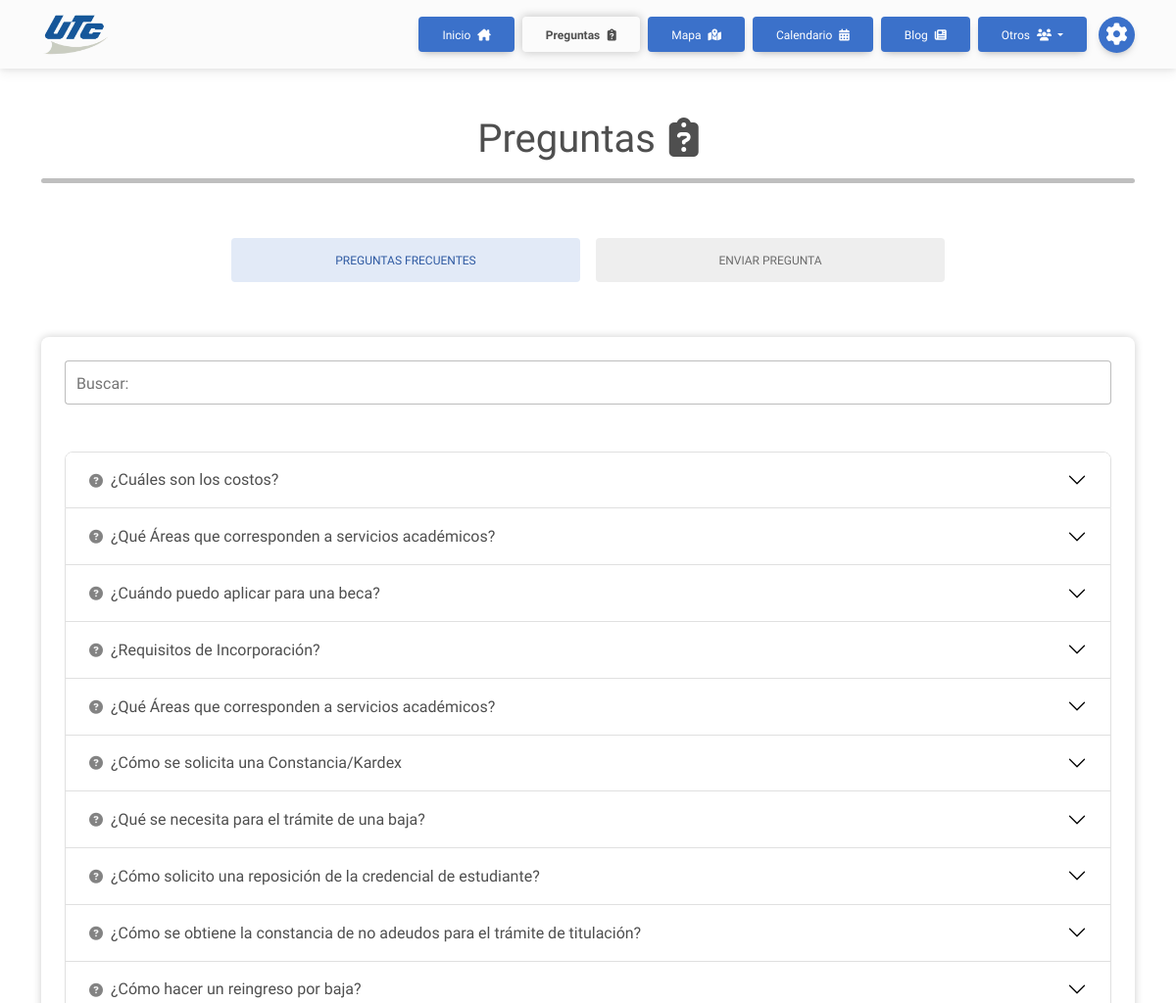
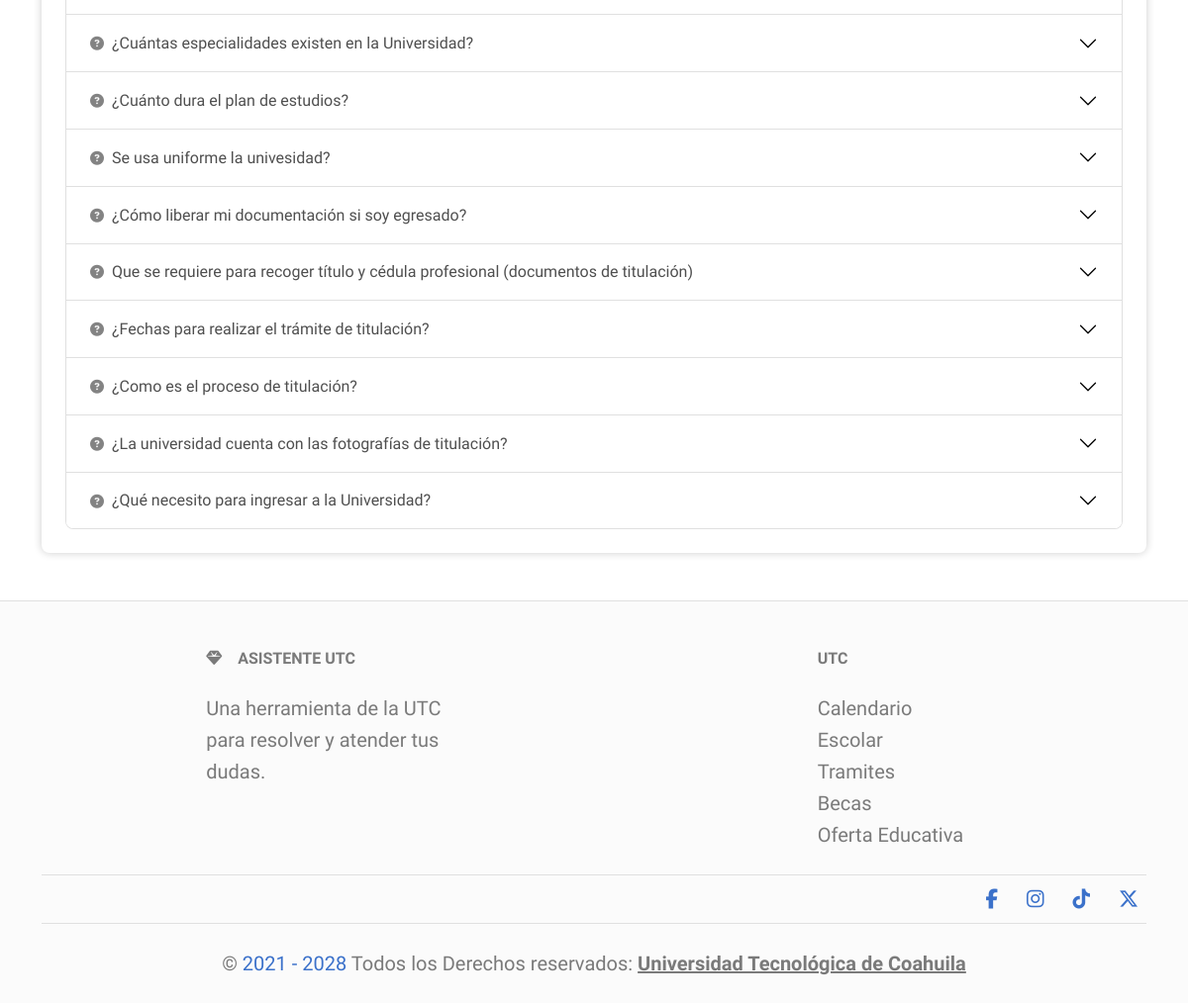
Page /preguntas_frecuentes/ on the committed database (2 pictures, top to bottom).
### cross_asistent/models.py (models this page shows, shortened)
class Database(models.Model):
    categoria = models.ForeignKey(Categorias, on_delete=models.CASCADE, null=True)
    titulo = models.CharField(max_length=200)
    informacion = models.TextField(blank=True, null=True)
    redirigir = models.TextField(blank=True, null=True)
    frecuencia = models.IntegerField(default=0)
    documento = models.FileField(upload_to=set_pdfDB_path, max_length=120, blank=True, null=True)
    imagen = models.ImageField(upload_to=set_imgDB_path, max_length=120, blank=True, null=True)
    uuid = models.CharField(max_length=25)
    evento_fecha_inicio = models.DateTimeField(blank=True, null=True)
    evento_fecha_fin = models.DateTimeField(blank=True, null=True)
    evento_allDay = models.BooleanField(default=False)
    evento_lugar = models.CharField(max_length=200, blank=True, null=True, default='Campus UTC')
    evento_className = models.CharField(max_length=100, blank=True, null=True, default='event_detail')
    fecha_modificacion = models.DateTimeField(auto_now=True)

class Configuraciones(models.Model):
    qr_image = models.ImageField(upload_to=set_conf_path, max_length=120)
    qr_button = models.BooleanField(default=True)
    redes_sociales = models.TextField(blank=True, null=True)
    copyright_year = models.CharField(max_length=50, default='2020')
    utc_link = models.TextField()
    calendar_btnsYear = models.BooleanField(default=True)
    about_img_first = models.ImageField(upload_to=set_conf_path, max_length=120)
    about_text_first = models.TextField()
    about_img_second = models.ImageField(upload_to=set_conf_path, max_length=120)
    about_text_second = models.TextField()

### cross_asistent/views.py (the view)
# urls.py: path('preguntas_frecuentes/', views.fqt_questions, name='faq'),
def fqt_questions(request):
    if not request.user.is_staff:
        logout(request)
    configuraciones = obtener_configuraciones()
    categoria_Preguntas = models.Categorias.objects.get(categoria="Preguntas")
    questall = models.Database.objects.filter(frecuencia__gt=0, categoria=categoria_Preguntas).order_by('-frecuencia')
    return render(request, 'frecuentes.html', {
        'quest_all': questall,
        'active_page': 'faq',
        **configuraciones
    })

### cross_asistent/views.py (called while the page is built)
def obtener_configuraciones():
    for oneconfig in settingsall:
        return {
            'copyright_settings': oneconfig.copyright_year,
            'website_settings': oneconfig.utc_link,
            'calendar_btns_year': getattr(oneconfig, 'calendar_btnsYear', None),
            'about_imgfirst': getattr(oneconfig, 'about_img_first', None),
            'about_textfirst': getattr(oneconfig, 'about_text_first', None),
            'about_imgsecond': getattr(oneconfig, 'about_img_second', None),
            'about_textsecond': getattr(oneconfig, 'about_text_second', None),
        }

### cross_asistent/templates/frecuentes.html (shortened to what this page needs)
{% extends 'base/widget.html' %}
{% load static %}
{% block content %}
<main class="container container-fluid mb-100 my-5">
    <div class="mb-5">
        <h1 class="text-center">Preguntas <i class="fa-solid fa-clipboard-question ms-1"></i></h1>
        <hr class="hr_divisor mx-4 mx-md-0" />
    </div>
    <div class="nav nav-pills nav-justified mb-4 col-12 col-md-8 mx-auto" id="questions-tabs" role="tablist">
        <button data-mdb-pill-init class="nav-link active" id="pills-search-quest-tab" data-mdb-target="#pills-search-quest" type="button" role="tab"
            aria-controls="pills-search-quest" aria-selected="true">
            Preguntas Frecuentes
        </button>
        <button data-mdb-pill-init class="nav-link" id="pills-create-quest-tab" data-mdb-target="#pills-create-quest" type="button" role="tab"
            aria-controls="pills-create-quest" aria-selected="false">
            Enviar Pregunta
        </button>
    </div>
    <div class="tab-content mt-5" id="ex2-content">
        <section class="tab-pane fade show active" id="pills-search-quest" role="tabpanel" aria-labelledby="pills-search-quest">
            <div class="card">
                <div class="card-body">
                    {% if quest_all %}
                    <div class="form-outline mb-5" data-mdb-input-init>
                        <input type="text" id="searchInput" class="form-control form-control-lg" />
                        <label class="form-label" for="searchInput">Buscar:</label>
                    </div>
                    <div class="accordion" id="accordionExampleY">
                        {% for quest in quest_all %}
                        <div class="accordion-item results_item" data-submit-click="btn_frequence_{{quest.id}}">
                            <h2 class="accordion-header" id="heading{{ quest.id }}">
                                <button data-mdb-collapse-init class="accordion-button" type="button" data-mdb-toggle="collapse"
                                    data-mdb-target="#quest-{{ quest.id }}" aria-expanded="true" aria-controls="quest-{{ quest.id }}">
                                    <i class="fas fa-question-circle fa-sm me-2 opacity-70"></i>{{ quest.titulo }}
                                </button>
                            </h2>
                        </div>
                        {% endfor %}
                    </div>
                    {% else %}
                    <div class="text-center">
                        <p class="lead m-0">No hay preguntas frecuentes disponibles en este momento. ¡Vuelve pronto para más actualizaciones!</p>
                    </div>
                    {% endif %}
                </div>
            </div>
        </section>
    </div>
</main>
{% include 'base/widget_footer.html' %}
{% endblock %}

### cross_asistent/templates/base/widget_footer.html
<footer class="text-center text-lg-start bg-body-tertiary text-muted border-top lead">
    <div class="container container-fluid">
        <section>
            <div class="text-center text-md-start mt-5">
                <div class="row mt-3">
                    <div class="col-md-3 col-lg-4 col-xl-3 mx-auto mb-4">
                        <h6 class="text-uppercase fw-bold mb-4"><i class="fas fa-gem me-3"></i>Asistente UTC</h6>
                        <p>Una herramienta de la UTC para resolver y atender tus dudas.</p>
                    </div>
                    <div class="col-md-2 col-lg-2 col-xl-2 mx-auto mb-4">
                        <h6 class="text-uppercase fw-bold mb-4">
                            UTC
                        </h6>
                        <div class="d-flex flex-column ">
                            <a href="{% url 'calendario' %}" class="text-reset">Calendario Escolar</a>
                            <a href="https://utc.edu.mx/index.php/t-escolares/" target="_blank" rel="noopener noreferrer" class="text-reset">Tramites</a>
                            <a href="https://utc.edu.mx/index.php/becas/" target="_blank" rel="noopener noreferrer" class="text-reset">Becas</a>
                            <a href="https://utc.edu.mx/index.php/322-2/" target="_blank" rel="noopener noreferrer" class="text-reset">Oferta Educativa</a>
                        </div>
                    </div>
                </div>
            </div>
        </section>
        <section class="d-flex justify-content-center justify-content-lg-end p-2 border-top border-bottom">
            <div class="text-center">
                <a href="https://www.facebook.com/UniversidadTecnologicadeCoahuila/" title="Facebook" target="_blank" rel="noopener noreferrer"
                    class="me-4 text-reset">
                    <i class="fab fa-facebook-f text_detail"></i>
                </a>
                <a href="https://www.instagram.com/utcoahuila/" title="Instagram" target="_blank" rel="noopener noreferrer" class="me-4 text-reset">
                    <i class="fab fa-instagram text_detail"></i>
                </a>
                <a href="https://www.tiktok.com/@utdecoahuila" title="Tiktok" target="_blank" rel="noopener noreferrer" class="me-4 text-reset">
                    <i class="fa-brands fa-tiktok text_detail"></i>
                </a>
                <a href="https://x.com/utcoahuila" title="Twitter X" target="_blank" rel="noopener noreferrer" class="text-reset">
                    <i class="fa-brands fa-x-twitter text_detail"></i>
                </a>
            </div>
        </section>
        <div class="text-center p-4">
            © <span class="text_detail">{{copyright_settings}}</span> Todos los Derechos reservados:
            <a class="text-reset fw-bold text-decoration-underline" href="{{website_settings}}" target="_blank" rel="noopener noreferrer">Universidad
                Tecnológica de Coahuila</a>
        </div>
    </div>
</footer>

### cross_asistent/static/css/styles.css (style rules this page uses)
*, *:before, *:after { padding: 0; margin: 0; box-sizing: border-box; font-family: inherit; scrollbar-width: thin; }
:root { --var-white: #fff; --var-bg-white: #fff; --var-secondary: #c2c2c2; --img-filter: hue-rotate(60deg) saturate(120%); --gradient_blue: linear-gradient(135deg, #3b71ca, #0f2755); --gradient_green: linear-gradient(135deg, #02913c, #04422f); --gradient_purple: linear-gradient(135deg, #723bca, #2a085a); --gradient_orange: linear-gradient(135deg, #d29c15, #dc4817); --gradient_blue-purple: linear-gradient(135deg, #1dedc3, #5b0ed8); --whiteA: rgba(255, 255, 255, 0); --whiteA1: rgba(255, 255, 255, 0.1); --whiteA2: rgba(255, 255, 255, 0.2); --whiteA3: rgba(255, 255, 255, 0.3); --whiteA4: rgba(255, 255, 255, 0.4); --whiteA5: rgba(255, 255, 255, 0.5); --whiteA6: rgba(255, 255, 255, 0.6); --whiteA7: rgba(255, 255, 255, 0.7); --whiteA8: rgba(255, 255, 255, 0.8); --whiteA9: rgba(255, 255, 255, 0.9); --darkA: rgba(0, 0, 0, 0); --darkA1: rgba(0, 0, 0, 0.1); --darkA2: rgba(0, 0, 0, 0.2); --darkA3: rgba(0, 0, 0, 0.3); --darkA4: rgba(0, 0, 0, 0.4); --darkA5: rgba(0, 0, 0, 0.5); --darkA6: rgba(0, 0, 0, 0.6); --darkA7: rgba(0, 0, 0, 0.7); --darkA8: rgba(0, 0, 0, 0.8); --darkA9: rgba(0, 0, 0, 0.9); --ft1: Century Gothic, Helvetica, sans-serif; --ft2: "Comfortaa", Helvetica, sans-serif; --transitionEase: 0.3s all ease; --transitionCubic: 0.3s all cubic-bezier(0.68, -0.55, 0.27, 1.55); --transitionCubicVal: cubic-bezier(0.68, -0.55, 0.27, 1.55); --border-input_items: 2px solid var(--var-white); --border-radius: 8px; --nav_height: 70px; --full_page: calc(100vh - var(--nav_height)); }
[data-color_prefer="blue"] { --var-detail: #3b71ca; --var-detail_flat: var(--var-detail); --fc-button-bg-color: var(--var-detail); --fc-button-border-color: var(--var-detail); --fc-button-hover-bg-color: #274b85; --fc-button-active-bg-color: #274b85; --fc-button-active-border-color: #274b85; accent-color: var(--var-detail_flat); }
html, body { min-height: 100vh; width: 100%; font-family: var(--ft2); scroll-behavior: smooth; position: relative; overflow-x: hidden !important; padding: 0 !important; margin: 0 !important; }
input, label, textarea, input[type="color"] { outline: none; cursor: pointer; resize: none; }
a { text-decoration: none; color: inherit; }
i.fa-solid { min-width: 10px; }
main { width: 100%; min-height: 80vh; position: relative; }
.hr_divisor { border: none; height: 5px; border-radius: 5px; background-color: black; background: black; }
.text_detail { color: var(--var-detail_flat); }
.card { box-shadow: 0 0 8px var(--darkA2) !important; overflow: hidden; border: none !important; }
label { text-transform: capitalize; }
.mb-100 { margin-bottom: 100px; }

### rows in the picture
Database: titulo "¿Cuáles son los costos?"
Database: titulo "¿Qué Áreas que corresponden a servicios académicos?"
Database: titulo "¿Cuándo puedo aplicar para una beca?"
Database: titulo "¿Requisitos de Incorporación?"
Database: titulo "¿Qué Áreas que corresponden a servicios académicos?"
Database: titulo "¿Cómo se solicita una Constancia/Kardex"
Database: titulo "¿Qué se necesita para el trámite de una baja?"
Database: titulo "¿Cómo solicito una reposición de la credencial de estudiante?"
Database: titulo "¿Cómo se obtiene la constancia de no adeudos para el trámite de titulación?"
Database: titulo "¿Cómo hacer un reingreso por baja?"
Database: titulo "¿Cuántas especialidades existen en la Universidad?"
Database: titulo "¿Cuánto dura el plan de estudios?"
Database: titulo "Se usa uniforme la univesidad?"
Database: titulo "¿Cómo liberar mi documentación si soy egresado?"
Database: titulo "Que se requiere para recoger título y cédula profesional (documentos de titulación)"
Database: titulo "¿Fechas para realizar el trámite de titulación?"
Database: titulo "¿Como es el proceso de titulación?"
Database: titulo "¿La universidad cuenta con las fotografías de titulación?"
Database: titulo "¿Qué necesito para ingresar a la Universidad?"
Configuraciones: copyright_year "2021 - 2028"
